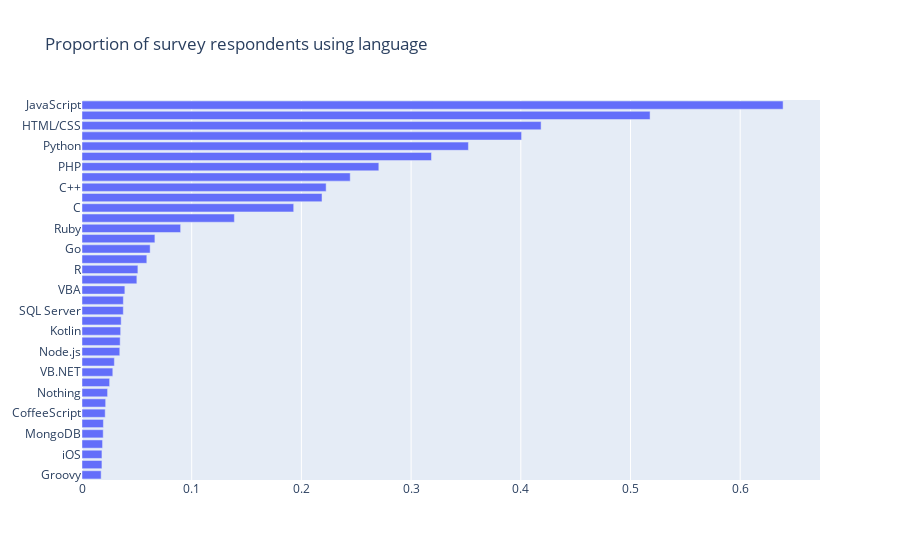

Notebook source saved alongside this figure:
### Code cell
fig = go.Figure()
fig.add_trace(go.Bar(
        y=prog_lang_distr.index,
        x=prog_lang_distr,
        orientation='h'
    ))
fig.update_layout(
    title_text = "Proportion of survey respondents using language"
)
fig.show()
plotly.offline.plot(fig, filename="figures/language_distribution.html", auto_open=False, include_plotlyjs=True)

### Figure 1 — Plotly figure (JSON) as saved in the notebook; plotly's stock layout.template omitted (floating-point values rounded to 4 significant figures)
{"data": [{"orientation": "h", "type": "bar", "x": [0.01744, 0.01818, 0.01819, 0.01873, 0.01933, 0.01951, 0.02114, 0.02158, 0.02333, 0.02518, 0.02808, 0.02951, 0.03444, 0.03479, 0.03525, 0.03571, 0.03766, 0.0377, 0.03907, 0.05002, 0.05095, 0.05909, 0.06212, 0.06646, 0.08991, 0.1389, 0.193, 0.2188, 0.2226, 0.2445, 0.2706, 0.3186, 0.3522, 0.4007, 0.4185, 0.5178, 0.6391], "y": ["Groovy", "WordPress", "iOS", "Cloud (AWS, GAE, Azure, etc.)", "MongoDB", "LAMP", "CoffeeScript", "Rust", "Nothing", "Perl", "VB.NET", "Matlab", "Node.js", "Android", "Kotlin", "AngularJS", "SQL Server", "Scala", "VBA", "Assembly", "R", "Objective-C", "Go", "Swift", "Ruby", "TypeScript", "C", "Other(s):", "C++", "Bash/Shell/PowerShell", "PHP", "C#", "Python", "Java", "HTML/CSS", "SQL", "JavaScript"]}], "layout": {"autosize": true, "title": {"text": "Proportion of survey respondents using language"}, "xaxis": {"autorange": true, "range": [0, 0.6727], "type": "linear"}, "yaxis": {"autorange": true, "range": [-0.5, 36.5], "type": "category"}}}
